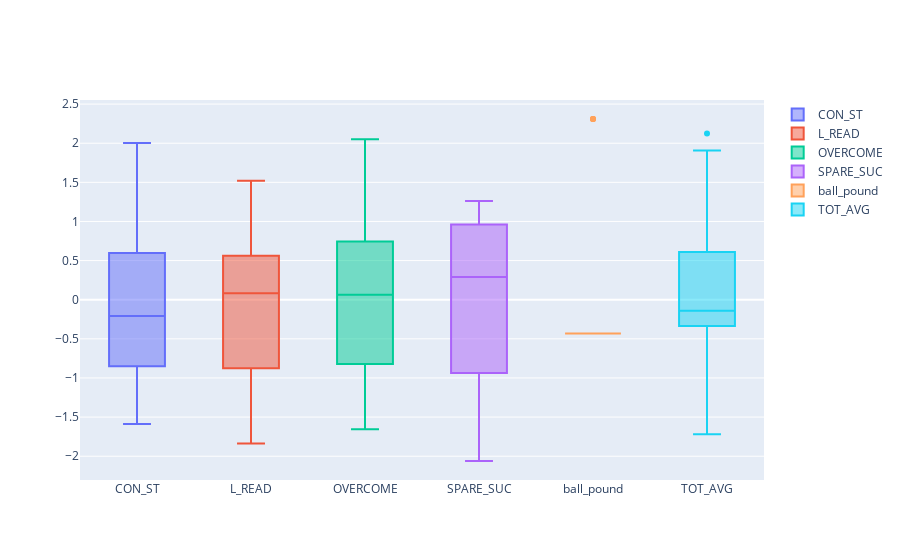

Notebook source saved alongside this figure:
### Code cell
fig= go.Figure()
fig.add_traces(go.Box(y=bowling_ss_pd['CON_ST'],name='CON_ST'))
fig.add_traces(go.Box(y=bowling_ss_pd['L_READ'],name='L_READ'))
fig.add_traces(go.Box(y=bowling_ss_pd['OVERCOME'],name='OVERCOME'))
fig.add_traces(go.Box(y=bowling_ss_pd['SPARE_SUC'],name='SPARE_SUC'))
fig.add_traces(go.Box(y=bowling_ss_pd['ball_pound'],name='ball_pound'))
fig.add_traces(go.Box(y=bowling_ss_pd['TOT_AVG'],name='TOT_AVG'))

### Figure 1 — Plotly figure (JSON) as saved in the notebook; plotly's stock layout.template omitted (floating-point values rounded to 4 significant figures)
{"data": [{"name": "CON_ST", "type": "box", "y": [0.2345, 1.726, -1.588, -0.2073, -0.9437, -0.2073, 0.529, 0.529, 1.265, -0.9437, 0.6211, -1.312, 1.173, -0.9437, -0.5755, -0.2073, 2.002, -0.5755, -0.5755]}, {"name": "L_READ", "type": "box", "y": [0.08202, -0.9969, -0.2776, 0.4417, 0.5615, 1.521, 1.041, 0.08202, -0.3975, -0.877, 0.08202, 1.521, -1.357, -0.877, 1.521, 0.5615, -1.836, 0.5615, -1.357]}, {"name": "OVERCOME", "type": "box", "y": [0.3761, 0.5852, -0.6818, -0.7979, 1.158, 0.02415, 1.124, 0.6022, 0.06398, 0.2709, -0.2343, -0.8311, -0.9661, 0.7929, -1.361, -1.511, 0.9919, 2.05, -1.655]}, {"name": "SPARE_SUC", "type": "box", "y": [1.175, -0.173, -1.211, 0.7893, -0.4835, -1.445, 1.245, -2.061, -1.275, -1.087, -0.4536, 0.0628, 1.263, 0.5341, 1.025, 0.4, 0.291, 0.3871, 1.017]}, {"name": "ball_pound", "type": "box", "y": [-0.433, -0.433, -0.433, -0.433, -0.433, -0.433, -0.433, -0.433, -0.433, -0.433, 2.309, -0.433, 2.309, -0.433, -0.433, -0.433, 2.309, -0.433, -0.433]}, {"name": "TOT_AVG", "type": "box", "y": [-0.06627, 1.907, -1.72, -0.2819, -1.208, -1.36, 0.2082, 0.4914, 0.8835, -0.2492, 0.4369, -1.377, 0.6493, -0.3364, -0.1403, -0.3364, 2.125, 0.7092, -0.3364]}], "layout": {}}
